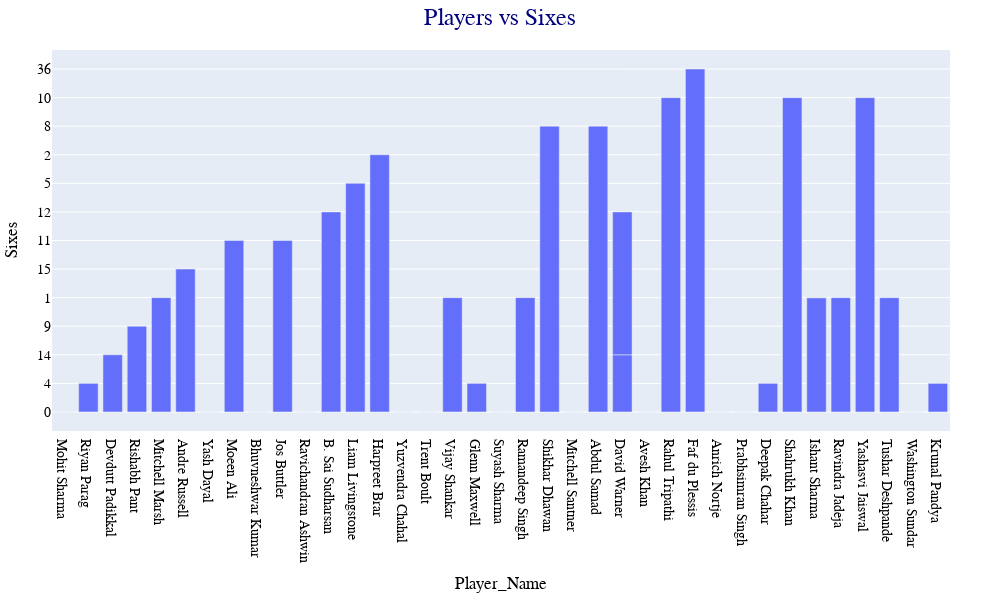

The code cell stored with this chart in its notebook:
### Code cell
fig = px.bar(ipl_data.sample(40), x='Player_Name', y='Sixes', title='Players vs Sixes')
fig.update_layout(
    title=dict(
        text='Players vs Sixes',
        font=dict(size=24, family='Arial', color='navy'),
        x=0.5
    ),
    font=dict(family='Arial', size=14, color='black'),
    legend=dict(
        title=None,
        font=dict(size=12, color='black'),
    ),
    margin=dict(t=50, b=10, l=20, r=50),
    showlegend=True,
    width=1000,
    height=600,
)

fig.show()

### Figure 1 — Plotly figure (JSON) as saved in the notebook; plotly's stock layout.template omitted (floating-point values rounded to 4 significant figures)
{"data": [{"alignmentgroup": "True", "hovertemplate": "Player_Name=%{x}<br>Sixes=%{y}<extra></extra>", "legendgroup": "", "marker": {"color": "#636efa", "pattern": {"shape": ""}}, "name": "", "offsetgroup": "", "orientation": "v", "showlegend": false, "textposition": "auto", "type": "bar", "x": ["Mohit Sharma", "Riyan Parag", "Devdutt Padikkal", "Rishabh Pant", "Mitchell Marsh", "Andre Russell", "Yash Dayal", "Moeen Ali", "Bhuvneshwar Kumar", "Jos Buttler", "Ravichandran Ashwin", "B. Sai Sudharsan", "Liam Livingstone", "Harpreet Brar", "Yuzvendra Chahal", "Trent Boult", "Vijay Shankar", "Glenn Maxwell", "Suyash Sharma", "Ramandeep Singh", "Shikhar Dhawan", "Mitchell Santner", "Abdul Samad", "David Warner", "Avesh Khan", "Rahul Tripathi", "Bhuvneshwar Kumar", "Faf du Plessis", "Anrich Nortje", "Prabhsimran Singh", "Deepak Chahar", "Shahrukh Khan", "Ishant Sharma", "David Warner", "Ishant Sharma", "Ravindra Jadeja", "Yashasvi Jaiswal", "Tushar Deshpande", "Washington Sundar", "Krunal Pandya"], "xaxis": "x", "y": ["0", "4", "14", "9", "1", "15", "0", "11", "0", "11", "0", "12", "5", "2", "0", "0", "1", "4", "0", "1", "8", "0", "8", "14", "0", "10", "0", "36", "0", "0", "4", "10", "1", "15", "0", "1", "10", "1", "0", "4"], "yaxis": "y"}], "layout": {"barmode": "relative", "font": {"color": "black", "family": "Arial", "size": 14}, "height": 600, "legend": {"font": {"color": "black", "size": 12}, "title": {}, "tracegroupgap": 0}, "margin": {"b": 10, "l": 20, "r": 50, "t": 50}, "showlegend": true, "title": {"font": {"color": "navy", "family": "Arial", "size": 24}, "text": "Players vs Sixes", "x": 0.5}, "width": 1000, "xaxis": {"anchor": "y", "autorange": true, "domain": [0, 1], "range": [-0.5, 36.5], "title": {"text": "Player_Name"}, "type": "category"}, "yaxis": {"anchor": "x", "autorange": true, "domain": [0, 1], "range": [-0.6667, 12.67], "title": {"text": "Sixes"}, "type": "category"}}}
